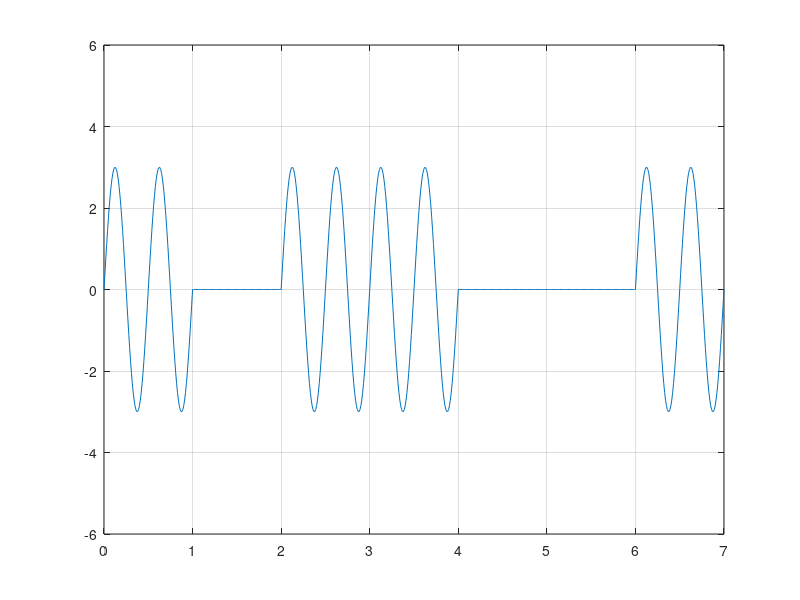

MATLAB code for this plot:
clc; #... Clear command line
clear all; #... Clear variables
close all; #... Clear figures

bits = [1 0 1 1 0 0 1];

#... Modulation
bitrate = 1;

sampling_rate = 100;
sampling_time = 1/sampling_rate;

end_time = length(bits)/bitrate;
time = 0:sampling_time:end_time;

a = 3; #... Amplitude
f = 2; #... Frequency
modulation = a*sin(2*pi*f*time);

index = 1;

for i = 1:length(time)
    if bits(index) == 0
        modulation(i) = 0;
    endif
    if time(i)*bitrate >= index
        index = index+1;
    endif
endfor

plot(time, modulation);
axis([0 end_time -2*a 2*a]);
grid on;

#... Demodulation
index = 1;

for i = 1:length(modulation)
    if modulation(i) != 0
        demodultaion(index) = 1;
    else
        demodultaion(index) = 0;
    endif
    if time(i)*bitrate >= index
        index = index+1;
    endif
endfor

disp(demodultaion);